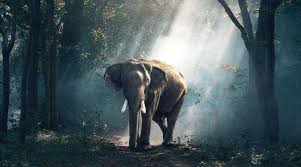
#> input picture image_filtering_techniques/cv.jpg, 301 x 167 px, found by its file name
$ jupyter execute Image_Sharpening_with_2D_Laplacian_High_Pass_Filter.ipynb
#> lines starting #> are read from the running program, lines starting #| are printed output that depends on the picture
[cell 1]
from google.colab import drive  # Import the Google Drive mounting utility
drive.mount("/content/MyDrive")  # Mount Google Drive to access files

[cell 2]
from google.colab.patches import cv2_imshow  # Import the OpenCV image display function
import cv2  # Import OpenCV library for image processing

[cell 3]
# Load the image from Google Drive
img = cv2.imread('/content/MyDrive/MyDrive/cv.jpg')
#> img is the input picture: shape (167, 301, 3); mean B, G, R 91.9, 87.2, 72.1

[cell 4]
# Display the original image
cv2_imshow(img)

[cell 5]
# Convert the image to grayscale
gray = cv2.cvtColor(img, cv2.COLOR_BGR2GRAY)
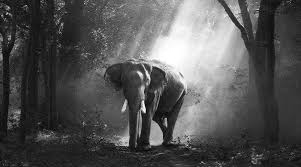
#> gray: shape (167, 301); min 1, max 255, mean 83.2

# Display the grayscale image
cv2_imshow(gray)

[cell 6]
import numpy as np

# Define the Laplacian high-pass filter kernel
laplacian = np.array([[0, 1, 0], [1, -4, 1], [0, 1, 0]])

# Apply the Laplacian filter to the grayscale image for sharpening
sharpened = cv2.filter2D(gray, -1, laplacian)
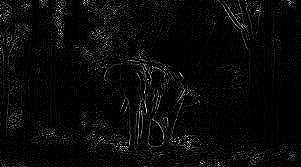
#> sharpened: shape (167, 301); min 0, max 255, mean 10.4

# Display the sharpened grayscale image
cv2_imshow(sharpened)

[cell 7]
# Convert the sharpened grayscale image back to color
sharpened_color = cv2.cvtColor(sharpened, cv2.COLOR_GRAY2BGR)

# Display the sharpened color image
cv2_imshow(sharpened_color)
